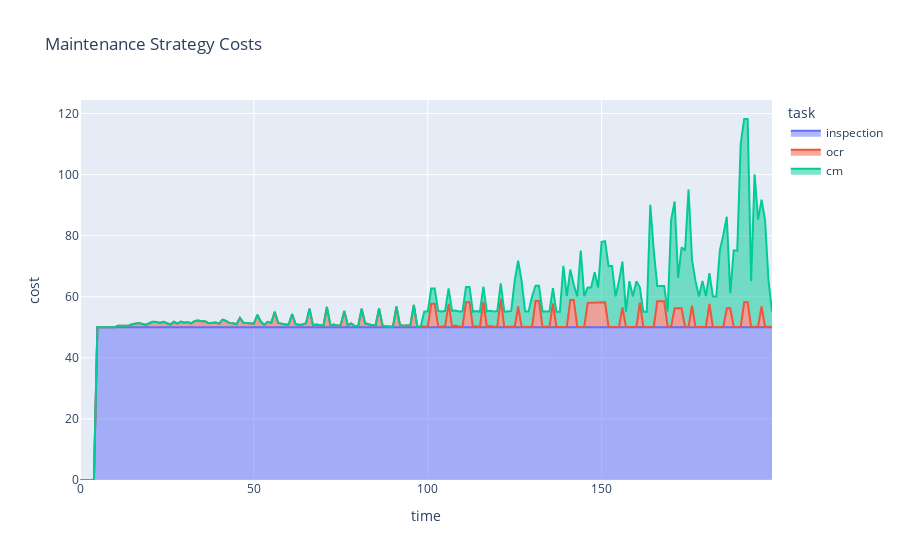

Write notebook code for a chart like this one.
### Code cell
fm = FailureMode(alpha=50, beta=1.5, gamma=20)

fm.conditions['wall_thickness'] = Condition(100, 0, 'linear', [-5])
fm.tasks['inspection'].p_effective = 1
fm.mc_timeline(t_end=200, n_iterations=1000)

df = fm.expected_cost_df()

fig = px.area(df, x="time", y="cost", color="task", title='Maintenance Strategy Costs')
fig.show()

### Figure 1 — Plotly figure (JSON) as saved in the notebook; plotly's stock layout.template omitted (floating-point values rounded to 4 significant figures; data arrays with more than 128 entries replaced by an {"elided": "..."} marker saying what was removed)
{"data": [{"hovertemplate": "task=inspection<br>time=%{x}<br>cost=%{y}<extra></extra>", "legendgroup": "inspection", "line": {"color": "#636efa"}, "mode": "lines", "name": "inspection", "orientation": "v", "showlegend": true, "stackgroup": "1", "type": "scatter", "x": {"elided": "200 int values"}, "xaxis": "x", "y": {"elided": "200 int values"}, "yaxis": "y"}, {"hovertemplate": "task=ocr<br>time=%{x}<br>cost=%{y}<extra></extra>", "legendgroup": "ocr", "line": {"color": "#EF553B"}, "mode": "lines", "name": "ocr", "orientation": "v", "showlegend": true, "stackgroup": "1", "type": "scatter", "x": {"elided": "200 int values"}, "xaxis": "x", "y": {"elided": "200 float values"}, "yaxis": "y"}, {"hovertemplate": "task=cm<br>time=%{x}<br>cost=%{y}<extra></extra>", "legendgroup": "cm", "line": {"color": "#00cc96"}, "mode": "lines", "name": "cm", "orientation": "v", "showlegend": true, "stackgroup": "1", "type": "scatter", "x": {"elided": "200 int values"}, "xaxis": "x", "y": {"elided": "200 int values"}, "yaxis": "y"}], "layout": {"legend": {"title": {"text": "task"}, "tracegroupgap": 0}, "title": {"text": "Maintenance Strategy Costs"}, "xaxis": {"anchor": "y", "domain": [0, 1], "title": {"text": "time"}}, "yaxis": {"anchor": "x", "domain": [0, 1], "title": {"text": "cost"}}}}
